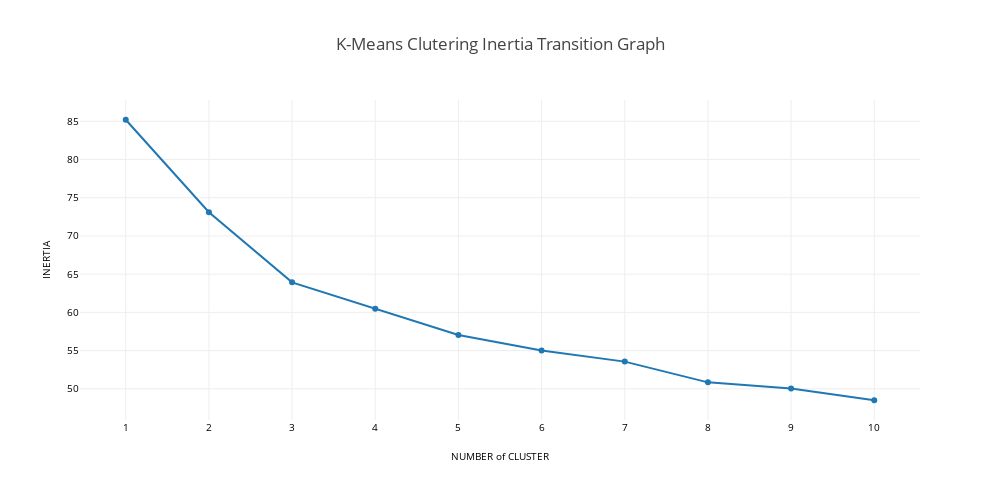

This figure's notebook cell:
### Code cell
dc.set_plotly()
dc.get_inertia_transition_graph(inertia_list)

### Figure 1 — Plotly figure (JSON) as saved in the notebook; plotly's stock layout.template omitted (floating-point values rounded to 4 significant figures)
{"data": [{"y": [85.2, 73.1, 63.93, 60.48, 57.05, 55.01, 53.56, 50.85, 50.04, 48.51], "x": [1, 2, 3, 4, 5, 6, 7, 8, 9, 10], "type": "scatter"}], "layout": {"height": 500, "width": 1000, "yaxis": {"tickfont": {"color": "black", "size": 10}, "showexponent": "all", "showticklabels": true, "title": "INERTIA", "tickangle": 0, "titlefont": {"color": "black", "size": 10}, "exponentformat": "e"}, "xaxis": {"tickfont": {"color": "black", "size": 10}, "showexponent": "all", "showticklabels": true, "title": "NUMBER of CLUSTER", "tickangle": 0, "dtick": 1, "titlefont": {"color": "black", "size": 10}, "exponentformat": "e"}, "title": "K-Means Clutering Inertia Transition Graph"}}
